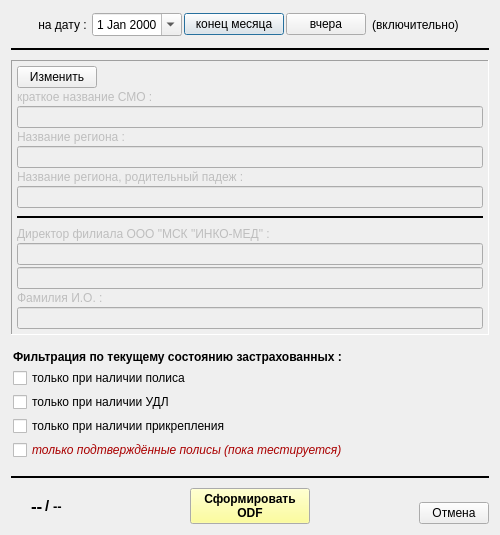
<?xml version="1.0" encoding="UTF-8"?>
<ui version="4.0">
 <class>print_assig_sexage_by_list_wnd</class>
 <widget class="QDialog" name="print_assig_sexage_by_list_wnd">
  <property name="geometry">
   <rect>
    <x>0</x>
    <y>0</y>
    <width>500</width>
    <height>535</height>
   </rect>
  </property>
  <property name="minimumSize">
   <size>
    <width>500</width>
    <height>0</height>
   </size>
  </property>
  <property name="windowTitle">
   <string>Половозрастное и территориальное распределение прикреплённых</string>
  </property>
  <layout class="QVBoxLayout" name="verticalLayout_2">
   <item>
    <layout class="QHBoxLayout" name="horizontalLayout_4">
     <property name="spacing">
      <number>2</number>
     </property>
     <property name="leftMargin">
      <number>2</number>
     </property>
     <property name="topMargin">
      <number>2</number>
     </property>
     <property name="rightMargin">
      <number>2</number>
     </property>
     <property name="bottomMargin">
      <number>2</number>
     </property>
     <item>
      <spacer name="horizontalSpacer_5">
       <property name="orientation">
        <enum>Qt::Horizontal</enum>
       </property>
       <property name="sizeHint" stdset="0">
        <size>
         <width>40</width>
         <height>20</height>
        </size>
       </property>
      </spacer>
     </item>
     <item>
      <widget class="QLabel" name="lab_date_cur">
       <property name="enabled">
        <bool>true</bool>
       </property>
       <property name="text">
        <string>на дату : </string>
       </property>
       <property name="alignment">
        <set>Qt::AlignRight|Qt::AlignTrailing|Qt::AlignVCenter</set>
       </property>
      </widget>
     </item>
     <item>
      <widget class="QDateEdit" name="date_assig">
       <property name="enabled">
        <bool>true</bool>
       </property>
       <property name="minimumSize">
        <size>
         <width>90</width>
         <height>0</height>
        </size>
       </property>
       <property name="alignment">
        <set>Qt::AlignCenter</set>
       </property>
       <property name="calendarPopup">
        <bool>true</bool>
       </property>
      </widget>
     </item>
     <item>
      <widget class="QPushButton" name="bn_first_day">
       <property name="enabled">
        <bool>true</bool>
       </property>
       <property name="minimumSize">
        <size>
         <width>100</width>
         <height>0</height>
        </size>
       </property>
       <property name="text">
        <string>конец месяца</string>
       </property>
      </widget>
     </item>
     <item>
      <widget class="QPushButton" name="bn_date_cur">
       <property name="enabled">
        <bool>true</bool>
       </property>
       <property name="text">
        <string>вчера</string>
       </property>
      </widget>
     </item>
     <item>
      <widget class="QLabel" name="lab_date_cur_2">
       <property name="enabled">
        <bool>true</bool>
       </property>
       <property name="text">
        <string> (включительно) </string>
       </property>
       <property name="alignment">
        <set>Qt::AlignRight|Qt::AlignTrailing|Qt::AlignVCenter</set>
       </property>
      </widget>
     </item>
     <item>
      <spacer name="horizontalSpacer_4">
       <property name="orientation">
        <enum>Qt::Horizontal</enum>
       </property>
       <property name="sizeHint" stdset="0">
        <size>
         <width>40</width>
         <height>20</height>
        </size>
       </property>
      </spacer>
     </item>
    </layout>
   </item>
   <item>
    <widget class="Line" name="line_5">
     <property name="minimumSize">
      <size>
       <width>0</width>
       <height>10</height>
      </size>
     </property>
     <property name="frameShadow">
      <enum>QFrame::Plain</enum>
     </property>
     <property name="lineWidth">
      <number>2</number>
     </property>
     <property name="orientation">
      <enum>Qt::Horizontal</enum>
     </property>
    </widget>
   </item>
   <item>
    <widget class="QFrame" name="frame">
     <property name="enabled">
      <bool>true</bool>
     </property>
     <property name="frameShape">
      <enum>QFrame::Panel</enum>
     </property>
     <property name="frameShadow">
      <enum>QFrame::Sunken</enum>
     </property>
     <layout class="QVBoxLayout" name="verticalLayout">
      <property name="spacing">
       <number>2</number>
      </property>
      <property name="leftMargin">
       <number>5</number>
      </property>
      <property name="topMargin">
       <number>5</number>
      </property>
      <property name="rightMargin">
       <number>5</number>
      </property>
      <property name="bottomMargin">
       <number>5</number>
      </property>
      <item>
       <layout class="QHBoxLayout" name="horizontalLayout_3" stretch="0,0">
        <property name="spacing">
         <number>2</number>
        </property>
        <item>
         <widget class="QPushButton" name="bn_edit">
          <property name="text">
           <string>Изменить</string>
          </property>
          <property name="icon">
           <iconset resource="_inko_pol2_res.qrc">
            <normaloff>:/change.bmp</normaloff>:/change.bmp</iconset>
          </property>
          <property name="checkable">
           <bool>true</bool>
          </property>
         </widget>
        </item>
        <item>
         <spacer name="horizontalSpacer_7">
          <property name="orientation">
           <enum>Qt::Horizontal</enum>
          </property>
          <property name="sizeHint" stdset="0">
           <size>
            <width>40</width>
            <height>20</height>
           </size>
          </property>
         </spacer>
        </item>
       </layout>
      </item>
      <item>
       <widget class="QLabel" name="lab_smo_name">
        <property name="enabled">
         <bool>false</bool>
        </property>
        <property name="minimumSize">
         <size>
          <width>150</width>
          <height>0</height>
         </size>
        </property>
        <property name="text">
         <string>краткое название СМО : </string>
        </property>
        <property name="alignment">
         <set>Qt::AlignLeading|Qt::AlignLeft|Qt::AlignVCenter</set>
        </property>
       </widget>
      </item>
      <item>
       <widget class="QLineEdit" name="ln_smo_name">
        <property name="enabled">
         <bool>false</bool>
        </property>
        <property name="readOnly">
         <bool>false</bool>
        </property>
       </widget>
      </item>
      <item>
       <widget class="QLabel" name="lab_terr_name">
        <property name="enabled">
         <bool>false</bool>
        </property>
        <property name="minimumSize">
         <size>
          <width>150</width>
          <height>0</height>
         </size>
        </property>
        <property name="text">
         <string>Название региона : </string>
        </property>
        <property name="alignment">
         <set>Qt::AlignLeading|Qt::AlignLeft|Qt::AlignVCenter</set>
        </property>
       </widget>
      </item>
      <item>
       <widget class="QLineEdit" name="ln_terr_name">
        <property name="enabled">
         <bool>false</bool>
        </property>
        <property name="readOnly">
         <bool>false</bool>
        </property>
       </widget>
      </item>
      <item>
       <widget class="QLabel" name="lab_terr_name_rp">
        <property name="enabled">
         <bool>false</bool>
        </property>
        <property name="minimumSize">
         <size>
          <width>150</width>
          <height>0</height>
         </size>
        </property>
        <property name="text">
         <string>Название региона, родительный падеж : </string>
        </property>
        <property name="alignment">
         <set>Qt::AlignLeading|Qt::AlignLeft|Qt::AlignVCenter</set>
        </property>
       </widget>
      </item>
      <item>
       <widget class="QLineEdit" name="ln_terr_name_rp">
        <property name="enabled">
         <bool>false</bool>
        </property>
        <property name="readOnly">
         <bool>false</bool>
        </property>
       </widget>
      </item>
      <item>
       <widget class="Line" name="line_6">
        <property name="minimumSize">
         <size>
          <width>0</width>
          <height>15</height>
         </size>
        </property>
        <property name="frameShadow">
         <enum>QFrame::Plain</enum>
        </property>
        <property name="lineWidth">
         <number>2</number>
        </property>
        <property name="orientation">
         <enum>Qt::Horizontal</enum>
        </property>
       </widget>
      </item>
      <item>
       <widget class="QLabel" name="lab_filial_director">
        <property name="enabled">
         <bool>false</bool>
        </property>
        <property name="minimumSize">
         <size>
          <width>150</width>
          <height>0</height>
         </size>
        </property>
        <property name="text">
         <string>Директор филиала ООО &quot;МСК &quot;ИНКО-МЕД&quot; : </string>
        </property>
        <property name="alignment">
         <set>Qt::AlignLeading|Qt::AlignLeft|Qt::AlignVCenter</set>
        </property>
       </widget>
      </item>
      <item>
       <widget class="QLineEdit" name="ln_filial_director">
        <property name="enabled">
         <bool>false</bool>
        </property>
        <property name="readOnly">
         <bool>false</bool>
        </property>
       </widget>
      </item>
      <item>
       <widget class="QLineEdit" name="ln_filial_director_2">
        <property name="enabled">
         <bool>false</bool>
        </property>
        <property name="readOnly">
         <bool>false</bool>
        </property>
       </widget>
      </item>
      <item>
       <widget class="QLabel" name="lab_filial_chif">
        <property name="enabled">
         <bool>false</bool>
        </property>
        <property name="minimumSize">
         <size>
          <width>150</width>
          <height>0</height>
         </size>
        </property>
        <property name="text">
         <string>Фамилия И.О. : </string>
        </property>
        <property name="alignment">
         <set>Qt::AlignLeading|Qt::AlignLeft|Qt::AlignVCenter</set>
        </property>
       </widget>
      </item>
      <item>
       <widget class="QLineEdit" name="ln_filial_chif">
        <property name="enabled">
         <bool>false</bool>
        </property>
        <property name="readOnly">
         <bool>false</bool>
        </property>
       </widget>
      </item>
     </layout>
    </widget>
   </item>
   <item>
    <widget class="Line" name="line_3">
     <property name="minimumSize">
      <size>
       <width>0</width>
       <height>1</height>
      </size>
     </property>
     <property name="lineWidth">
      <number>0</number>
     </property>
     <property name="orientation">
      <enum>Qt::Horizontal</enum>
     </property>
    </widget>
   </item>
   <item>
    <layout class="QGridLayout" name="gridLayout">
     <property name="leftMargin">
      <number>2</number>
     </property>
     <property name="topMargin">
      <number>2</number>
     </property>
     <property name="rightMargin">
      <number>2</number>
     </property>
     <property name="bottomMargin">
      <number>2</number>
     </property>
     <property name="verticalSpacing">
      <number>4</number>
     </property>
     <item row="0" column="0">
      <widget class="QLabel" name="label_4">
       <property name="font">
        <font>
         <weight>75</weight>
         <bold>true</bold>
        </font>
       </property>
       <property name="text">
        <string>Фильтрация по текущему состоянию застрахованных :</string>
       </property>
      </widget>
     </item>
     <item row="3" column="0">
      <widget class="QCheckBox" name="ch_assig">
       <property name="text">
        <string>только при наличии прикрепления</string>
       </property>
       <property name="checked">
        <bool>false</bool>
       </property>
      </widget>
     </item>
     <item row="1" column="0">
      <widget class="QCheckBox" name="ch_polis">
       <property name="text">
        <string>только при наличии полиса</string>
       </property>
       <property name="checked">
        <bool>false</bool>
       </property>
      </widget>
     </item>
     <item row="2" column="0">
      <widget class="QCheckBox" name="ch_udl">
       <property name="text">
        <string>только при наличии УДЛ</string>
       </property>
       <property name="checked">
        <bool>false</bool>
       </property>
      </widget>
     </item>
     <item row="4" column="0">
      <widget class="QCheckBox" name="ch_tfoms">
       <property name="palette">
        <palette>
         <active>
          <colorrole role="WindowText">
           <brush brushstyle="SolidPattern">
            <color alpha="255">
             <red>170</red>
             <green>0</green>
             <blue>0</blue>
            </color>
           </brush>
          </colorrole>
         </active>
         <inactive>
          <colorrole role="WindowText">
           <brush brushstyle="SolidPattern">
            <color alpha="255">
             <red>170</red>
             <green>0</green>
             <blue>0</blue>
            </color>
           </brush>
          </colorrole>
         </inactive>
         <disabled>
          <colorrole role="WindowText">
           <brush brushstyle="SolidPattern">
            <color alpha="255">
             <red>106</red>
             <green>104</green>
             <blue>100</blue>
            </color>
           </brush>
          </colorrole>
         </disabled>
        </palette>
       </property>
       <property name="font">
        <font>
         <italic>true</italic>
        </font>
       </property>
       <property name="text">
        <string>только подтверждённые полисы (пока тестируется)</string>
       </property>
       <property name="checked">
        <bool>false</bool>
       </property>
      </widget>
     </item>
    </layout>
   </item>
   <item>
    <spacer name="verticalSpacer">
     <property name="orientation">
      <enum>Qt::Vertical</enum>
     </property>
     <property name="sizeHint" stdset="0">
      <size>
       <width>20</width>
       <height>55</height>
      </size>
     </property>
    </spacer>
   </item>
   <item>
    <widget class="Line" name="line_4">
     <property name="minimumSize">
      <size>
       <width>0</width>
       <height>10</height>
      </size>
     </property>
     <property name="frameShadow">
      <enum>QFrame::Plain</enum>
     </property>
     <property name="lineWidth">
      <number>2</number>
     </property>
     <property name="orientation">
      <enum>Qt::Horizontal</enum>
     </property>
    </widget>
   </item>
   <item>
    <layout class="QHBoxLayout" name="horizontalLayout">
     <item>
      <widget class="QFrame" name="frame_3">
       <property name="minimumSize">
        <size>
         <width>60</width>
         <height>0</height>
        </size>
       </property>
       <property name="maximumSize">
        <size>
         <width>70</width>
         <height>16777215</height>
        </size>
       </property>
       <property name="frameShape">
        <enum>QFrame::NoFrame</enum>
       </property>
       <property name="frameShadow">
        <enum>QFrame::Plain</enum>
       </property>
       <layout class="QHBoxLayout" name="horizontalLayout_5">
        <property name="spacing">
         <number>2</number>
        </property>
        <property name="leftMargin">
         <number>2</number>
        </property>
        <property name="topMargin">
         <number>2</number>
        </property>
        <property name="rightMargin">
         <number>2</number>
        </property>
        <property name="bottomMargin">
         <number>2</number>
        </property>
        <item>
         <spacer name="horizontalSpacer_6">
          <property name="orientation">
           <enum>Qt::Horizontal</enum>
          </property>
          <property name="sizeHint" stdset="0">
           <size>
            <width>5</width>
            <height>5</height>
           </size>
          </property>
         </spacer>
        </item>
        <item>
         <widget class="QLabel" name="lab_cnt">
          <property name="font">
           <font>
            <pointsize>13</pointsize>
            <weight>75</weight>
            <bold>true</bold>
           </font>
          </property>
          <property name="text">
           <string>--</string>
          </property>
         </widget>
        </item>
        <item>
         <widget class="QLabel" name="label_10">
          <property name="font">
           <font>
            <pointsize>11</pointsize>
            <weight>75</weight>
            <bold>true</bold>
           </font>
          </property>
          <property name="text">
           <string>/</string>
          </property>
         </widget>
        </item>
        <item>
         <widget class="QLabel" name="lab_all">
          <property name="font">
           <font>
            <pointsize>10</pointsize>
            <weight>75</weight>
            <bold>true</bold>
           </font>
          </property>
          <property name="text">
           <string>--</string>
          </property>
         </widget>
        </item>
        <item>
         <spacer name="horizontalSpacer_8">
          <property name="orientation">
           <enum>Qt::Horizontal</enum>
          </property>
          <property name="sizeHint" stdset="0">
           <size>
            <width>5</width>
            <height>5</height>
           </size>
          </property>
         </spacer>
        </item>
       </layout>
      </widget>
     </item>
     <item>
      <spacer name="horizontalSpacer_2">
       <property name="orientation">
        <enum>Qt::Horizontal</enum>
       </property>
       <property name="sizeHint" stdset="0">
        <size>
         <width>40</width>
         <height>20</height>
        </size>
       </property>
      </spacer>
     </item>
     <item>
      <widget class="QPushButton" name="bn_print">
       <property name="minimumSize">
        <size>
         <width>120</width>
         <height>0</height>
        </size>
       </property>
       <property name="palette">
        <palette>
         <active>
          <colorrole role="Button">
           <brush brushstyle="SolidPattern">
            <color alpha="255">
             <red>255</red>
             <green>255</green>
             <blue>127</blue>
            </color>
           </brush>
          </colorrole>
         </active>
         <inactive>
          <colorrole role="Button">
           <brush brushstyle="SolidPattern">
            <color alpha="255">
             <red>255</red>
             <green>255</green>
             <blue>127</blue>
            </color>
           </brush>
          </colorrole>
         </inactive>
         <disabled>
          <colorrole role="Button">
           <brush brushstyle="SolidPattern">
            <color alpha="255">
             <red>255</red>
             <green>255</green>
             <blue>127</blue>
            </color>
           </brush>
          </colorrole>
         </disabled>
        </palette>
       </property>
       <property name="font">
        <font>
         <weight>75</weight>
         <bold>true</bold>
        </font>
       </property>
       <property name="text">
        <string>Сформировать 
ODF</string>
       </property>
      </widget>
     </item>
     <item>
      <spacer name="horizontalSpacer">
       <property name="orientation">
        <enum>Qt::Horizontal</enum>
       </property>
       <property name="sizeHint" stdset="0">
        <size>
         <width>40</width>
         <height>20</height>
        </size>
       </property>
      </spacer>
     </item>
     <item>
      <layout class="QVBoxLayout" name="verticalLayout_3">
       <property name="spacing">
        <number>0</number>
       </property>
       <property name="leftMargin">
        <number>0</number>
       </property>
       <property name="topMargin">
        <number>0</number>
       </property>
       <property name="rightMargin">
        <number>0</number>
       </property>
       <property name="bottomMargin">
        <number>0</number>
       </property>
       <item>
        <spacer name="verticalSpacer_2">
         <property name="orientation">
          <enum>Qt::Vertical</enum>
         </property>
         <property name="sizeHint" stdset="0">
          <size>
           <width>5</width>
           <height>5</height>
          </size>
         </property>
        </spacer>
       </item>
       <item>
        <widget class="QPushButton" name="bn_cansel">
         <property name="minimumSize">
          <size>
           <width>70</width>
           <height>0</height>
          </size>
         </property>
         <property name="maximumSize">
          <size>
           <width>60</width>
           <height>16777215</height>
          </size>
         </property>
         <property name="text">
          <string>Отмена</string>
         </property>
        </widget>
       </item>
      </layout>
     </item>
    </layout>
   </item>
  </layout>
 </widget>
 <resources>
  <include location="_inko_pol2_res.qrc"/>
 </resources>
 <connections/>
</ui>
